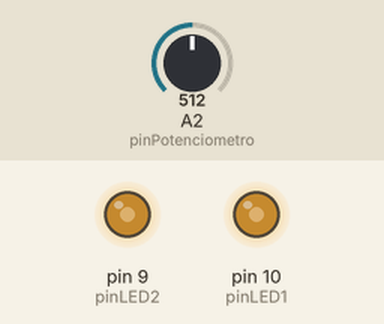
Simulated run of this sketch. Board: Arduino Uno, built with avr-gcc and run on an emulated ATmega328P. Parts: output pins drawn as LEDs (lit = HIGH). The inputs (shaded band) are chosen by the test bench; at power-on: A2 (pinPotenciometro) = 512.

Above: at 1.2 s.
1.3 s: A2 (pinPotenciometro) set to 716
At 1.6 s:
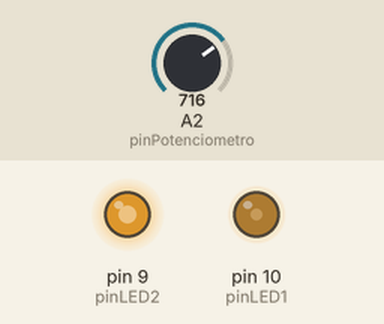
2.8 s: A2 (pinPotenciometro) set to 900
At 4.0 s:
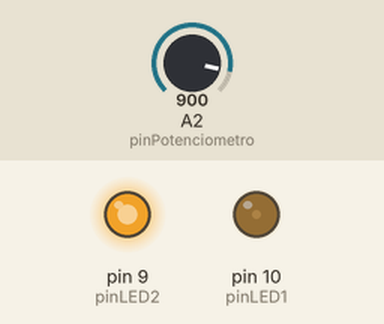
4.3 s: A2 (pinPotenciometro) set to 1023
At 5.1 s:
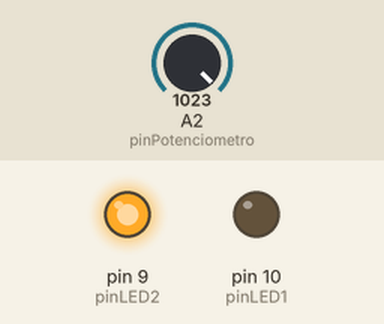
5.8 s: A2 (pinPotenciometro) set to 306
At 6.3 s:
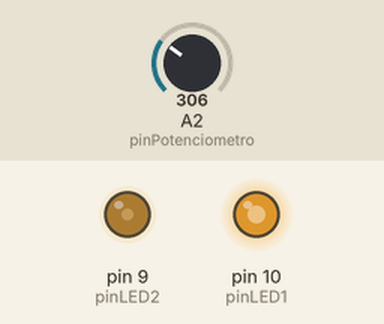
7.3 s: A2 (pinPotenciometro) set to 122
At 8.5 s:
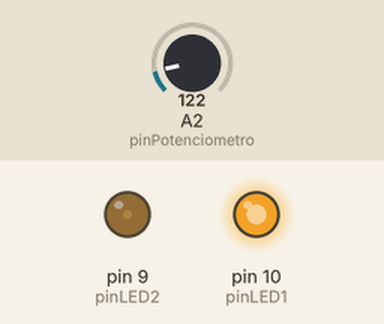
8.8 s: A2 (pinPotenciometro) set to 511
At 9.8 s:
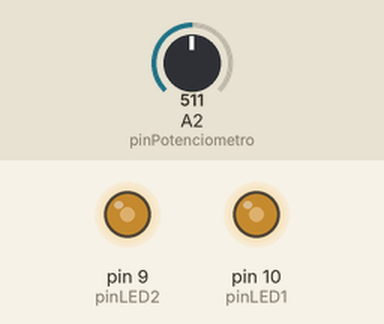
Timing chart, 0 to 11.3 s (numbered marks = the images above; inputs shaded):
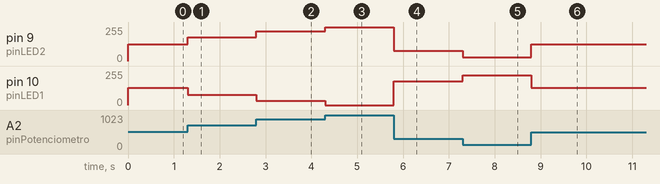

Measured:
- after the input at 1.3 s, pin 9 (pinLED2): 127/255 → 178/255 at once; pin 10 (pinLED1): 128/255 → 77/255 at once
- after the input at 2.8 s, pin 9 (pinLED2): 178/255 → 224/255 at once; pin 10 (pinLED1): 77/255 → 31/255 at once
- after the input at 4.3 s, pin 9 (pinLED2): 224/255 → 255/255 at once; pin 10 (pinLED1): 31/255 → 0/255 at once
- after the input at 5.8 s, pin 9 (pinLED2): 255/255 → 76/255 at once; pin 10 (pinLED1): 0/255 → 179/255 at once
- after the input at 7.3 s, pin 9 (pinLED2): 76/255 → 30/255 at once; pin 10 (pinLED1): 179/255 → 225/255 at once
- after the input at 8.8 s, pin 9 (pinLED2): 30/255 → 127/255 at once; pin 10 (pinLED1): 225/255 → 128/255 at once

The sketch:

aula12_pwn_exercicio1.ino
```cpp
#define pinPotenciometro A2
#define pinLED1          10
#define pinLED2           9

void setup(){
  //Serial.begin(9600);
  pinMode(pinLED1, OUTPUT);
  pinMode(pinLED2, OUTPUT);

}

void loop()
{
  int estadoPotenciometro = analogRead(pinPotenciometro);
  analogWrite(pinLED2, map(estadoPotenciometro, 0 , 1023, 0, 255));
  analogWrite(pinLED1, map(estadoPotenciometro, 0 , 1023, 255, 0));

}
```
